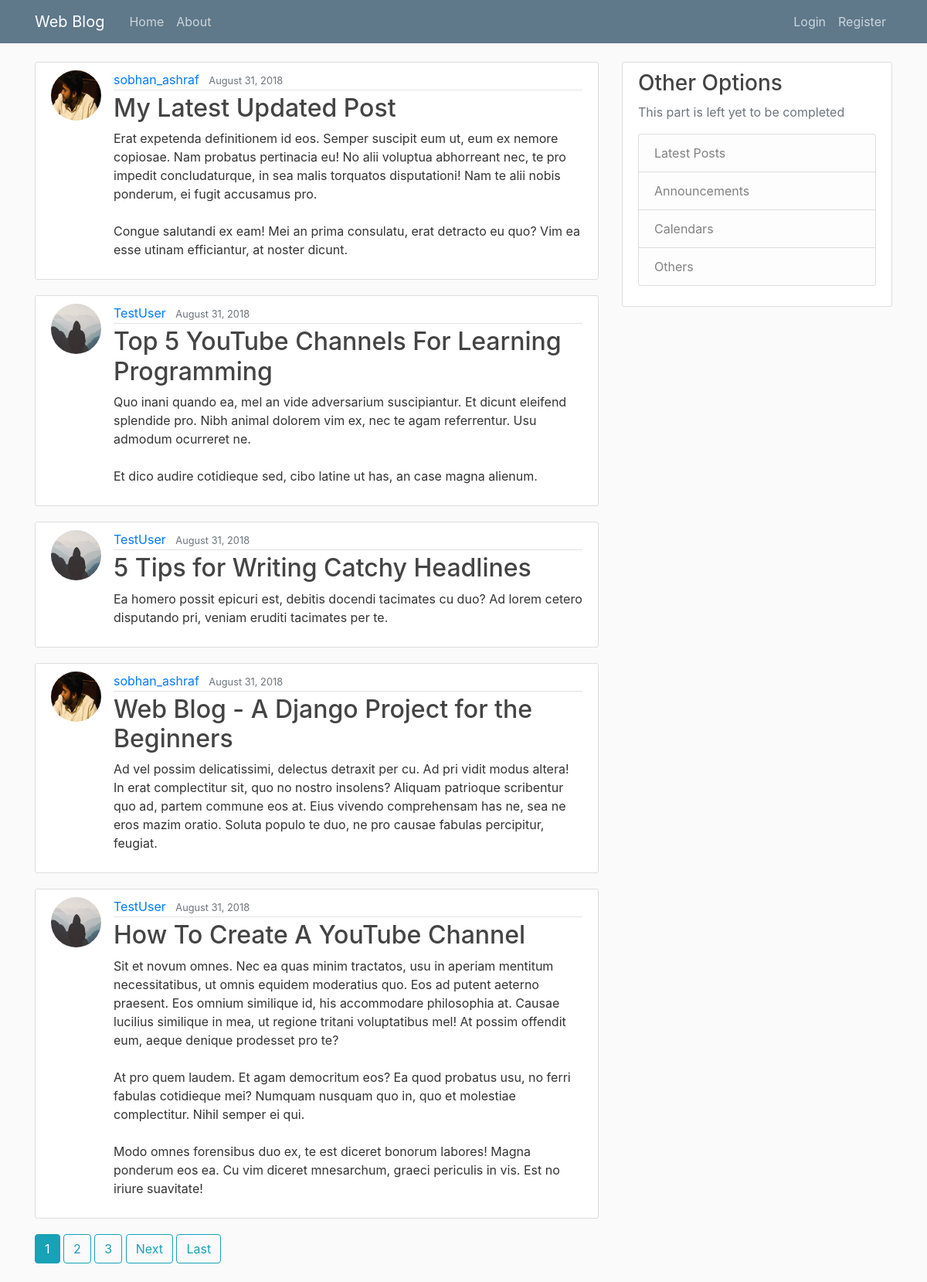
The page / on the database its author committed.
### blog/models.py (models this page shows, shortened)
class Post(models.Model):
    title = models.CharField(max_length=100)
    content = models.TextField()
    date_posted = models.DateTimeField(default=timezone.now)
    author = models.ForeignKey(User, on_delete=models.CASCADE)

### users/models.py (models this page shows, shortened)
class Profile(models.Model):
    user = models.OneToOneField(User, on_delete=models.CASCADE)
    image = models.ImageField(default='default.jpg', upload_to='profile_pics')

### blog/views.py (the view)
# urls.py: path('', PostListView.as_view(), name='blog-home'),
class PostListView(ListView):
    model = Post
    template_name = 'blog/home.html'  # <app>/<model>_<viewtype>.html
    context_object_name = 'posts'
    ordering = ['-date_posted']
    paginate_by = 5

### blog/templates/blog/home.html (shortened to what this page needs)
{% extends "blog/base.html" %}
{% block content %}
    {% for post in posts %}
        <article class="media content-section">
          <img class="rounded-circle article-img" src="{{ post.author.profile.image.url }}">
          <div class="media-body">
            <div class="article-metadata">
              <a class="mr-2" href="{% url 'user-posts' post.author.username %}">{{ post.author }}</a>
              <small class="text-muted">{{ post.date_posted|date:"F d, Y" }}</small>
            </div>
            <h2><a class="article-title" href="{% url 'post-detail' post.id %}">{{ post.title }}</a></h2>
            <p class="article-content">{{ post.content }}</p>
          </div>
        </article>
    {% endfor %}
    {% if is_paginated %}
      {% for num in page_obj.paginator.page_range %}
        {% if page_obj.number == num %}
          <a class="btn btn-info mb-4" href="?page={{ num }}">{{ num }}</a>
        {% elif num > page_obj.number|add:'-3' and num < page_obj.number|add:'3' %}
          <a class="btn btn-outline-info mb-4" href="?page={{ num }}">{{ num }}</a>
        {% endif %}
      {% endfor %}
      {% if page_obj.has_next %}
        <a class="btn btn-outline-info mb-4" href="?page={{ page_obj.next_page_number }}">Next</a>
        <a class="btn btn-outline-info mb-4" href="?page={{ page_obj.paginator.num_pages }}">Last</a>
      {% endif %}
    {% endif %}
{% endblock content %}

### blog/templates/blog/base.html (shortened to what this page needs)
{% load static %}
<!DOCTYPE html>
<html>
<head>
    <link rel="stylesheet" href="https://maxcdn.bootstrapcdn.com/bootstrap/4.0.0/css/bootstrap.min.css">
    <link rel="stylesheet" type="text/css" href="{% static 'blog/main.css' %}">
</head>
<body>
    <header class="site-header">
      <nav class="navbar navbar-expand-md navbar-dark bg-steel fixed-top">
        <div class="container">
          <a class="navbar-brand mr-4" href="{% url 'blog-home' %}">Web Blog</a>
          <div class="collapse navbar-collapse" id="navbarToggle">
            <div class="navbar-nav mr-auto">
              <a class="nav-item nav-link" href="{% url 'blog-home' %}">Home</a>
              <a class="nav-item nav-link" href="{% url 'blog-about' %}">About</a>
            </div>
            <div class="navbar-nav">
              {% if user.is_authenticated %}
                <a class="nav-item nav-link" href="{% url 'post-create' %}">New Post</a>
                <a class="nav-item nav-link" href="{% url 'profile' %}">Profile</a>
                <a class="nav-item nav-link" href="{% url 'logout' %}">Logout</a>
              {% else %}
                <a class="nav-item nav-link" href="{% url 'login' %}">Login</a>
                <a class="nav-item nav-link" href="{% url 'register' %}">Register</a>
              {% endif %}
            </div>
          </div>
        </div>
      </nav>
    </header>
    <main role="main" class="container">
      <div class="row">
        <div class="col-md-8">
          {% block content %}{% endblock %}
        </div>
        <div class="col-md-4">
          <div class="content-section">
            <h3>Other Options</h3>
            <p class='text-muted'>This part is left yet to be completed
              <ul class="list-group">
                <li class="list-group-item list-group-item-light">Latest Posts</li>
                <li class="list-group-item list-group-item-light">Announcements</li>
                <li class="list-group-item list-group-item-light">Calendars</li>
                <li class="list-group-item list-group-item-light">Others</li>
              </ul>
            </p>
          </div>
        </div>
      </div>
    </main>
</body>
</html>

### blog/static/blog/main.css (style rules this page uses)
body { background: #fafafa; color: #333333; margin-top: 5rem; }
h1, h2, h3, h4, h5, h6 { color: #444444; }
ul { margin: 0; }
.bg-steel { background-color: #5f788a; }
.site-header .navbar-nav .nav-link { color: #cbd5db; }
.content-section { background: #ffffff; padding: 10px 20px; border: 1px solid #dddddd; border-radius: 3px; margin-bottom: 20px; }
.article-title { color: #444444; }
.article-content { white-space: pre-line; }
.article-img { height: 65px; width: 65px; margin-right: 16px; }
.article-metadata { padding-bottom: 1px; margin-bottom: 4px; border-bottom: 1px solid #e3e3e3 }

### rows shown on the page
Post: author.profile.image (picture), author "sobhan_ashraf", date_posted "August 31, 2018", title "My Latest Updated Post", content "Erat expetenda definitionem id eos. Semper suscipit eum ut, eum ex nemore copiosae. Nam probatus pertinacia eu! No alii voluptua abhorreant nec, te pro impedit concludaturque, in sea malis torquatos disputationi! Nam te alii nobis ponderum, ei fugit accusamus pro. Congue salutandi ex eam! Mei an prima consulatu, erat detracto eu quo? Vim ea esse utinam efficiantur, at noster dicunt."
Post: author.profile.image (placeholder picture), author "TestUser", date_posted "August 31, 2018", title "Top 5 YouTube Channels For Learning Programming", content "Quo inani quando ea, mel an vide adversarium suscipiantur. Et dicunt eleifend splendide pro. Nibh animal dolorem vim ex, nec te agam referrentur. Usu admodum ocurreret ne. Et dico audire cotidieque sed, cibo latine ut has, an case magna alienum."
Post: author.profile.image (placeholder picture), author "TestUser", date_posted "August 31, 2018", title "5 Tips for Writing Catchy Headlines", content "Ea homero possit epicuri est, debitis docendi tacimates cu duo? Ad lorem cetero disputando pri, veniam eruditi tacimates per te."
Post: author.profile.image (picture), author "sobhan_ashraf", date_posted "August 31, 2018", title "Web Blog - A Django Project for the Beginners", content "Ad vel possim delicatissimi, delectus detraxit per cu. Ad pri vidit modus altera! In erat complectitur sit, quo no nostro insolens? Aliquam patrioque scribentur quo ad, partem commune eos at. Eius vivendo comprehensam has ne, sea ne eros mazim oratio. Soluta populo te duo, ne pro causae fabulas percipitur, feugiat."
Post: author.profile.image (placeholder picture), author "TestUser", date_posted "August 31, 2018", title "How To Create A YouTube Channel", content "Sit et novum omnes. Nec ea quas minim tractatos, usu in aperiam mentitum necessitatibus, ut omnis equidem moderatius quo. Eos ad putent aeterno praesent. Eos omnium similique id, his accommodare philosophia at. Causae lucilius similique in mea, ut regione tritani voluptatibus mel! At possim offendit eum, aeque denique prodesset pro te? At pro quem laudem. Et agam democritum eos? Ea quod probatus usu, no ferri fabulas cotidieque mei? Numquam nusquam quo in, quo et molestiae complectitur. Nihil semper ei qui. Modo omnes forensibus duo ex, te est diceret bonorum labores! Magna ponderum eos ea. Cu vim diceret mnesarchum, graeci periculis in vis. Est no iriure suavitate!"

### other values the page prints
{{ num }} "1"
{{ num }} "2" "3"
